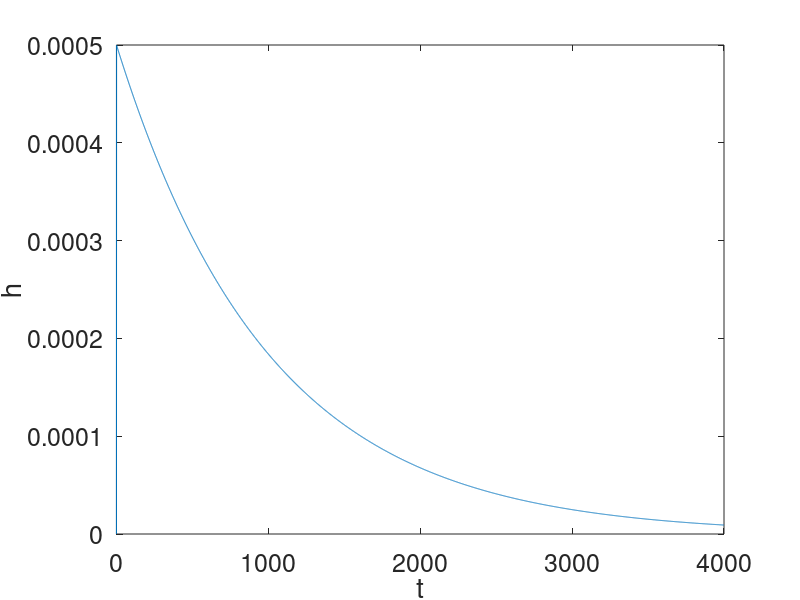

MATLAB code to generate this figure: (Note: this script raises an error after producing the figure.)
close all;
clear all;
clc;

t2 = 0:1:20000; % time vector
impulso = zeros(1,length(t2));
impulso(1) = 1;

num = 1;
den = [1000 1];

% Y(s)/U(s) = 1/(1000s + 1)
% 1000 s Y(s) + Y(s) = U(s)
% 1000 y'(t) + y(t) = u(t)
% y'(t) = (u(t) - y(t))/1000

sys = tf(num, den);
h = lsim(sys,impulso,t2);

figure(1)
plot(t2(1:4000),h(1:4000));
set(gca,'FontSize',18)
xlabel('t')
ylabel('h')

u = prbs(length(t2),6,1);
u = u - 0.5;
 
figure(2)
plot(t2(1:500),u(1:500));
set(gca,'FontSize',18)
xlabel('t')
ylabel('u1')

y = lsim(sys,u,t2);

figure(3)
plot(t2(1:500),y(1:500));
set(gca,'FontSize',18)
xlabel('t')
ylabel('y1')

u = prbs(length(t2),6,100);
u = u - 0.5;
 
figure(4)
plot(t2,u);
set(gca,'FontSize',18)
xlabel('t')
ylabel('u100')

y = lsim(sys,u,t2);

figure(5)
plot(t2,y);
set(gca,'FontSize',18)
xlabel('t')
ylabel('y100')

u = prbs(length(t2),6,1000);
u = u - 0.5;
 
figure(6)
plot(t2,u);
set(gca,'FontSize',18)
xlabel('t')
ylabel('u1000')

y = lsim(sys,u,t2);

figure(7)
plot(t2,y);
set(gca,'FontSize',18)
xlabel('t')
ylabel('y1000')

u = prbs(length(t2),6,10000);
u = u - 0.5;
 
figure(8)
plot(t2,u);
set(gca,'FontSize',18)
xlabel('t')
ylabel('u10000')

y = lsim(sys,u,t2);

figure(9)
plot(t2,y);
set(gca,'FontSize',18)
xlabel('t')
ylabel('y10000')






